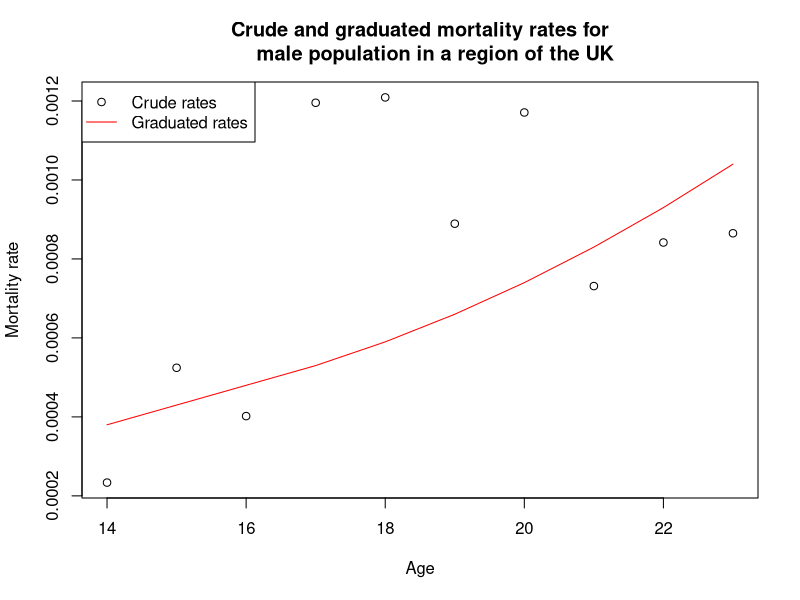

Recreate this plot in R.

# (i)
Grad = read.csv("Graduation_Q1.csv")
Grad
Grad$CRUDE = Grad$DEATHS / Grad$ETR

plot(Grad$AGE, Grad$CRUDE, 
     xlab = "Age", 
     ylab = "Mortality rate",
     main = "Crude and graduated mortality rates for
     male population in a region of the UK")
lines(Grad$AGE, Grad$GRAD, col = "red")
legend("topleft", legend = c("Crude rates", "Graduated rates"), 
       pch = c(1,NA), col = c("black", "red"), lty = c(NA, 1))


# (ii)
Grad$THIRD_DIFF = c(diff(Grad$GRAD, differences = 3), NA, NA, NA)
Grad


# (iii)a)
Grad$EXP = Grad$GRAD * Grad$ETR
Grad$ZX = (Grad$DEATHS - Grad$EXP) / sqrt(Grad$EXP)
sum(Grad$ZX^2)
(dof = nrow(Grad) - 3)
qchisq(0.95, dof)

# or
1 - pchisq(sum(Grad$ZX^2), dof)

# b)
length(Grad$ZX[Grad$ZX > 0])
table(sign(Grad$ZX))
binom.test(5, 10, p = 0.5, alt = "two.sided")

# c)
length(Grad$ZX[abs(Grad$ZX) > 2/3])
binom.test(5, 10, 0.5, alt = "greater")

# d)
(test.stat = (sum(Grad$DEATHS) - sum(Grad$EXP)) / sqrt(sum(Grad$EXP)))

# Or
2 * (1 - pnorm(test.stat))

# e)
(m = nrow(Grad))
(r1 = cor(Grad$ZX[-1], Grad$ZX[-m]))
r1 * sqrt(m)

# or

1 - pnorm(r1 * sqrt(m))
(r2 = cor(Grad$ZX[-(1:2)], Grad$ZX[-c(m,m-1)]))
r2 * sqrt(m)
qnorm(0.95)

#or
(alt.1 = acf(Grad$ZX, plot = FALSE)$acf[c(2,3)])
alt.1 * sqrt(m)

#or
(alt.2 = acf(Grad$ZX, plot = FALSE)$acf[c(2,3)] * m / c(m - 1, m - 2))
alt.2 * sqrt(m)

# f)
(n1 = length(Grad$ZX[Grad$ZX > 0]))
(n2 = length(Grad$ZX[Grad$ZX < 0]))
(signs = sign(Grad$ZX))
(G = sum(diff(c(-1, signs)) == 2))
prob = 0
for (t in 1:G){
  prob = prob + choose(n1-1, t-1) * choose(n2 + 1, t) / choose(m, n1)  
}
prob

# Or
phyper(G, n2 + 1 , n1 - 1, n1)